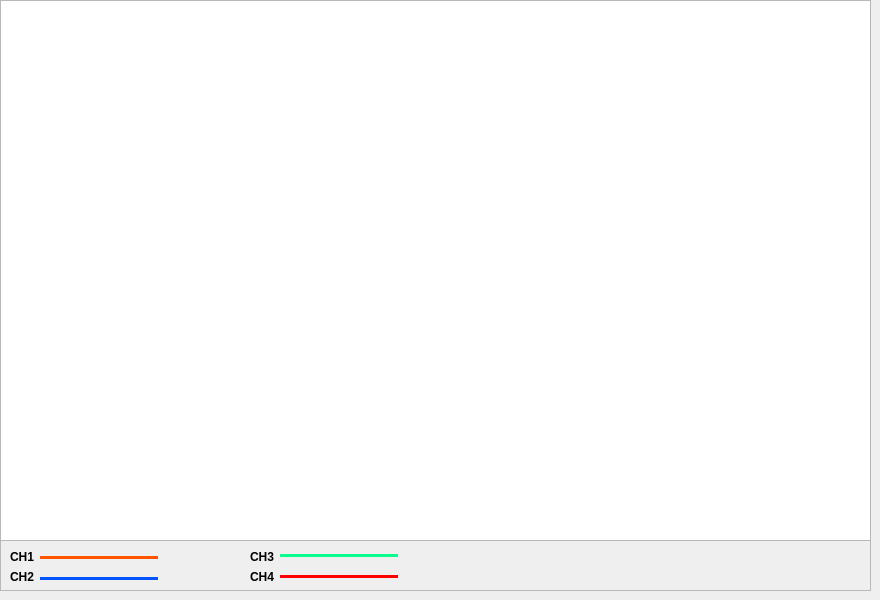
    <widget class="QWidget" name="tabConfig">
     <attribute name="title">
      <string>Gráfico</string>
     </attribute>
     <widget class="QFrame" name="frame_19">
      <property name="geometry">
       <rect>
        <x>0</x>
        <y>0</y>
        <width>871</width>
        <height>591</height>
       </rect>
      </property>
      <property name="frameShape">
       <enum>QFrame::StyledPanel</enum>
      </property>
      <property name="frameShadow">
       <enum>QFrame::Raised</enum>
      </property>
      <widget class="PlotWidget" name="graphicsView">
       <property name="geometry">
        <rect>
         <x>0</x>
         <y>0</y>
         <width>871</width>
         <height>541</height>
        </rect>
       </property>
      </widget>
      <widget class="QLabel" name="label_47">
       <property name="geometry">
        <rect>
         <x>10</x>
         <y>550</y>
         <width>47</width>
         <height>13</height>
        </rect>
       </property>
       <property name="font">
        <font>
         <weight>75</weight>
         <bold>true</bold>
        </font>
       </property>
       <property name="text">
        <string>CH1</string>
       </property>
      </widget>
      <widget class="QLabel" name="label_48">
       <property name="geometry">
        <rect>
         <x>10</x>
         <y>570</y>
         <width>47</width>
         <height>13</height>
        </rect>
       </property>
       <property name="font">
        <font>
         <weight>75</weight>
         <bold>true</bold>
        </font>
       </property>
       <property name="text">
        <string>CH2</string>
       </property>
      </widget>
      <widget class="QLabel" name="label_49">
       <property name="geometry">
        <rect>
         <x>250</x>
         <y>550</y>
         <width>47</width>
         <height>13</height>
        </rect>
       </property>
       <property name="font">
        <font>
         <weight>75</weight>
         <bold>true</bold>
        </font>
       </property>
       <property name="text">
        <string>CH3</string>
       </property>
      </widget>
      <widget class="QLabel" name="label_50">
       <property name="geometry">
        <rect>
         <x>250</x>
         <y>570</y>
         <width>47</width>
         <height>13</height>
        </rect>
       </property>
       <property name="font">
        <font>
         <weight>75</weight>
         <bold>true</bold>
        </font>
       </property>
       <property name="text">
        <string>CH4</string>
       </property>
      </widget>
      <widget class="Line" name="line">
       <property name="geometry">
        <rect>
         <x>40</x>
         <y>552</y>
         <width>118</width>
         <height>10</height>
        </rect>
       </property>
       <property name="autoFillBackground">
        <bool>true</bool>
       </property>
       <property name="styleSheet">
        <string notr="true">color: rgb(255, 85, 0);</string>
       </property>
       <property name="frameShadow">
        <enum>QFrame::Plain</enum>
       </property>
       <property name="lineWidth">
        <number>3</number>
       </property>
       <property name="orientation">
        <enum>Qt::Horizontal</enum>
       </property>
      </widget>
      <widget class="Line" name="line_2">
       <property name="geometry">
        <rect>
         <x>40</x>
         <y>573</y>
         <width>118</width>
         <height>10</height>
        </rect>
       </property>
       <property name="styleSheet">
        <string notr="true">color: rgb(0, 85, 255);</string>
       </property>
       <property name="frameShadow">
        <enum>QFrame::Plain</enum>
       </property>
       <property name="lineWidth">
        <number>3</number>
       </property>
       <property name="orientation">
        <enum>Qt::Horizontal</enum>
       </property>
      </widget>
      <widget class="Line" name="line_3">
       <property name="geometry">
        <rect>
         <x>280</x>
         <y>550</y>
         <width>118</width>
         <height>10</height>
        </rect>
       </property>
       <property name="autoFillBackground">
        <bool>true</bool>
       </property>
       <property name="styleSheet">
        <string notr="true">color: rgb(8, 255, 144);</string>
       </property>
       <property name="frameShadow">
        <enum>QFrame::Plain</enum>
       </property>
       <property name="lineWidth">
        <number>3</number>
       </property>
       <property name="orientation">
        <enum>Qt::Horizontal</enum>
       </property>
      </widget>
      <widget class="Line" name="line_4">
       <property name="geometry">
        <rect>
         <x>280</x>
         <y>573</y>
         <width>118</width>
         <height>6</height>
        </rect>
       </property>
       <property name="styleSheet">
        <string notr="true">color: rgb(255, 0, 0);</string>
       </property>
       <property name="frameShadow">
        <enum>QFrame::Plain</enum>
       </property>
       <property name="lineWidth">
        <number>3</number>
       </property>
       <property name="orientation">
        <enum>Qt::Horizontal</enum>
       </property>
      </widget>
     </widget>
    </widget>
